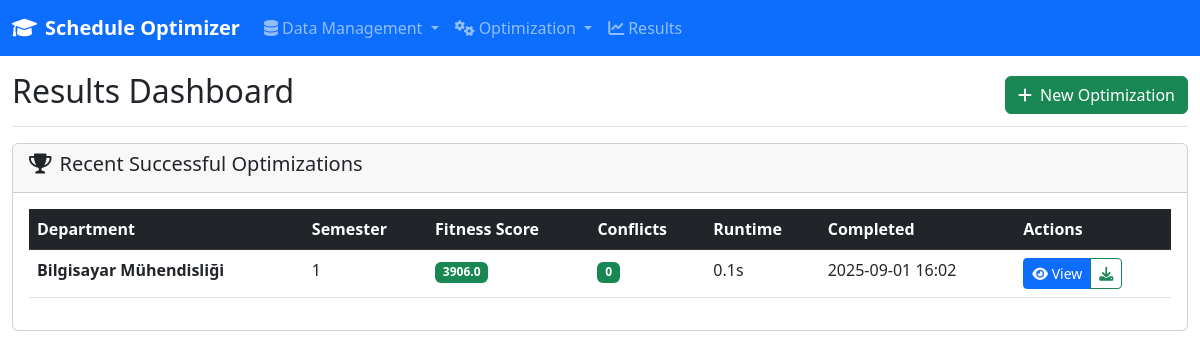
Before: /results/ with the older database file.
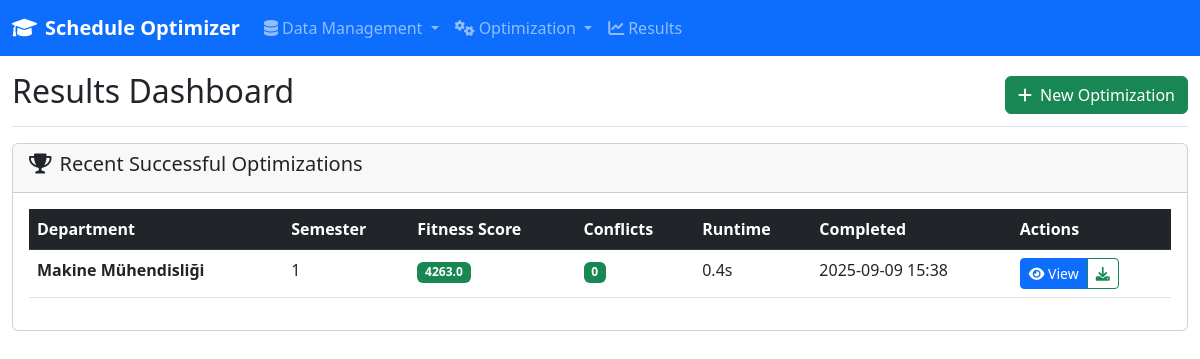
After: the same page with the newer database file.
### models/database.py (models this page shows, shortened)
class OptimizationRun(db.Model):
    __tablename__ = 'optimization_runs'
    id = db.Column(db.Integer, primary_key=True)
    session_id = db.Column(db.String(50), nullable=False, unique=True)
    department_id = db.Column(db.Integer, db.ForeignKey('departments.id'), nullable=False)
    semester = db.Column(db.Integer, nullable=False)  # 1=Güz, 2=Bahar
    academic_year = db.Column(db.String(9), nullable=False)  # 2023-2024
    parameters = db.Column(JSON, nullable=False)
    constraints = db.Column(JSON, nullable=True)  # Ek kısıtlamalar
    objectives = db.Column(JSON, nullable=True)  # Optimizasyon hedefleri
    status = db.Column(db.String(20), nullable=False, default='initialized')
    progress = db.Column(JSON, nullable=True)
    results = db.Column(JSON, nullable=True)
    fitness_score = db.Column(db.Float, nullable=True)
    conflicts_count = db.Column(db.Integer, nullable=True)
    room_utilization = db.Column(db.Float, nullable=True)
    instructor_balance = db.Column(db.Float, nullable=True)
    student_satisfaction = db.Column(db.Float, nullable=True)
    runtime_seconds = db.Column(db.Float, nullable=True)
    memory_usage_mb = db.Column(db.Float, nullable=True)
    created_by = db.Column(db.String(200), nullable=True)  # Kullanıcı bilgisi
    created_at = db.Column(db.DateTime, default=datetime.utcnow)
    completed_at = db.Column(db.DateTime, nullable=True)
    department = db.relationship('Department', backref='optimization_runs', lazy=True)
    schedules = db.relationship('Schedule', backref='optimization_run', lazy=True, cascade='all, delete-orphan')

class Department(db.Model):
    __tablename__ = 'departments'
    id = db.Column(db.Integer, primary_key=True)
    name = db.Column(db.String(200), nullable=False, unique=True)
    code = db.Column(db.String(10), nullable=False, unique=True)  # Bölüm kodu (CS, EE, etc.)
    num_grades = db.Column(db.Integer, nullable=False)
    head_of_department = db.Column(db.String(200), nullable=True)  # Bölüm başkanı
    building = db.Column(db.String(100), nullable=True)  # Ana bina
    floor = db.Column(db.Integer, nullable=True)  # Ana kat
    phone = db.Column(db.String(20), nullable=True)
    email = db.Column(db.String(200), nullable=True)
    is_active = db.Column(db.Boolean, default=True)
    created_at = db.Column(db.DateTime, default=datetime.utcnow)
    updated_at = db.Column(db.DateTime, default=datetime.utcnow, onupdate=datetime.utcnow)
    lessons = db.relationship('Lesson', backref='department_ref', lazy=True, cascade='all, delete-orphan')
    instructors = db.relationship('Instructor', backref='department_ref', lazy=True, cascade='all, delete-orphan')

### routes/results.py (the view)
@results_bp.route('/')
def index():
    recent_runs = OptimizationRun.query.filter_by(status='completed').order_by(
        OptimizationRun.completed_at.desc()
    ).limit(10).all()
    return render_template('results/index.html', recent_runs=recent_runs)

### templates/results/index.html (shortened to what this page needs)
{% extends "base.html" %}
{% block content %}
<div class="col-12">
    <div class="d-flex justify-content-between flex-wrap flex-md-nowrap align-items-center pt-3 pb-2 mb-3 border-bottom">
        <h1 class="h2">Results Dashboard</h1>
        <a href="{{ url_for('optimization.configure') }}" class="btn btn-success">
            <i class="fas fa-plus me-2"></i>New Optimization
        </a>
    </div>
    {% if recent_runs %}
        <div class="card">
            <div class="card-header">
                <h5><i class="fas fa-trophy me-2"></i>Recent Successful Optimizations</h5>
            </div>
            <div class="card-body">
                <div class="table-responsive">
                    <table class="table table-hover">
                        <thead class="table-dark">
                            <tr>
                                <th>Department</th>
                                <th>Semester</th>
                                <th>Fitness Score</th>
                                <th>Conflicts</th>
                                <th>Runtime</th>
                                <th>Completed</th>
                                <th>Actions</th>
                            </tr>
                        </thead>
                        <tbody>
                            {% for run in recent_runs %}
                            <tr>
                                <td><strong>{{ run.department.name }}</strong></td>
                                <td>{{ run.semester }}</td>
                                <td>
                                    <span class="badge bg-success">{{ run.fitness_score|round }}</span>
                                </td>
                                <td>
                                    {% if run.conflicts_count == 0 %}
                                        <span class="badge bg-success">{{ run.conflicts_count }}</span>
                                    {% else %}
                                        <span class="badge bg-warning">{{ run.conflicts_count }}</span>
                                    {% endif %}
                                </td>
                                <td>{{ run.runtime_seconds|round(1) }}s</td>
                                <td>{{ run.completed_at.strftime('%Y-%m-%d %H:%M') }}</td>
                                <td>
                                    <div class="btn-group btn-group-sm">
                                        <a href="{{ url_for('results.view', run_id=run.id) }}"
                                           class="btn btn-primary">
                                            <i class="fas fa-eye"></i> View
                                        </a>
                                        <a href="{{ url_for('results.export', run_id=run.id) }}"
                                           class="btn btn-outline-success">
                                            <i class="fas fa-download"></i>
                                        </a>
                                    </div>
                                </td>
                            </tr>
                            {% endfor %}
                        </tbody>
                    </table>
                </div>
            </div>
        </div>
    {% endif %}
</div>
{% endblock %}

Changed rows visible on the page:
changed OptimizationRun: department.name "Bilgisayar Mühendisliği" → "Makine Mühendisliği"; fitness_score "3906.0" → "4263.0"; runtime_seconds "0.1" → "0.4"; completed_at "2025-09-01 16:02" → "2025-09-09 15:38"
